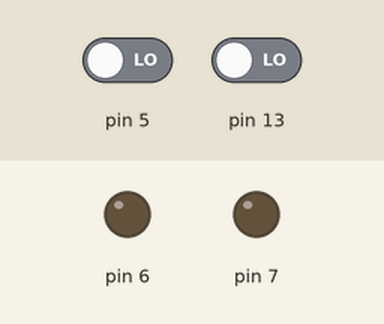
Bench run of a sketch on a simulated Arduino Uno, built with avr-gcc and run on an emulated ATmega328P. On the bench: output pins drawn as LEDs (lit = HIGH). Inputs (shaded band) come from the test bench; at power-on: pin 13 LOW, pin 5 LOW.

Above: at 1.2 s.
1.3 s: pin 13 driven HIGH
At 2.1 s:
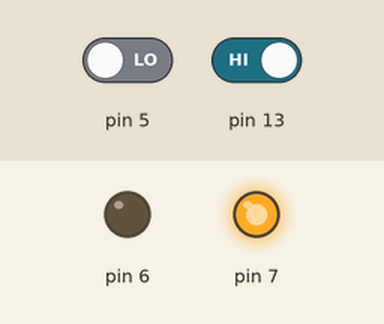
At 3.1 s:
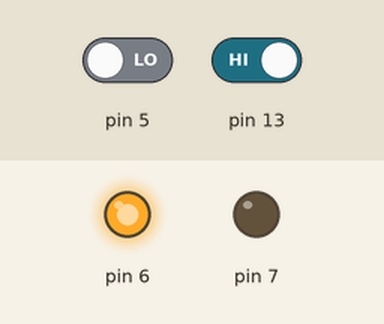
4.3 s: pin 13 driven LOW
At 5.1 s:
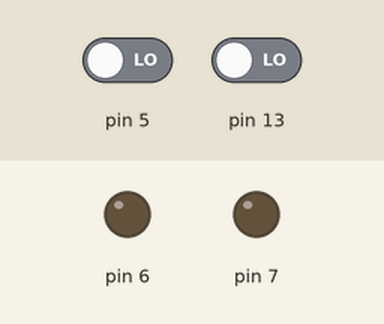
Timing chart, 0 to 7.3 s (numbered marks = the images above; inputs shaded):
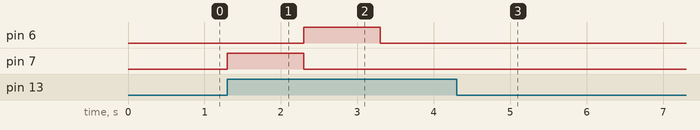

The sketch:

endtTrack_script.ino
```cpp
int counter;

void setup()
{
  pinMode(13, INPUT);
  pinMode(7, OUTPUT);
  pinMode(6, OUTPUT);
  pinMode(5, OUTPUT);
  pinMode(5, INPUT);
}

void loop()
{
  if (digitalRead(13) == HIGH) {
    digitalWrite(7, HIGH);
    delay(1000); // Wait for 1000 millisecond(s)
    digitalWrite(7, LOW);
    digitalWrite(6, HIGH);
    delay(1000); // Wait for 1000 millisecond(s)
    digitalWrite(6, LOW);
    digitalWrite(5, HIGH);
    delay(1000); // Wait for 1000 millisecond(s)
    for (counter = 0; counter < 5; ++counter) {
      delay(500); // Wait for 500 millisecond(s)
      if (digitalRead(5) == HIGH) {
        digitalWrite(5, LOW);
      } else {
        digitalWrite(5, HIGH);
      }
    }
  }
}
```

Measured:
- after the input at 1.3 s, pin 6: LOW → HIGH after 1.0 s, → LOW 1.0 s later; pin 7: LOW → HIGH at once, → LOW 1.0 s later
- after the input at 4.3 s, pin 6: stays LOW (without the input it goes to HIGH after 3.5 s); pin 7: stays LOW (without the input it goes to HIGH after 2.5 s)
